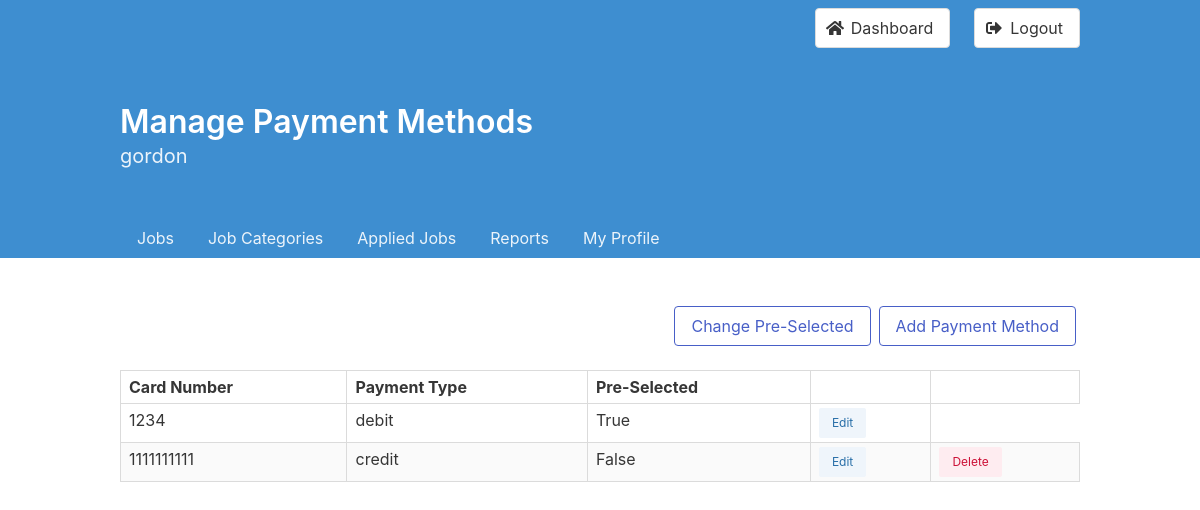
The app's page /managePaymentMethods (signed in) with its own data.
### tables this page shows
CREATE TABLE Payment_Methods
(
    paymentMethodID int                      NOT NULL AUTO_INCREMENT PRIMARY KEY,
    userID          varchar(255)             NOT NULL,
    isPreSelected   boolean                  NOT NULL,
    paymentType     enum ('credit', 'debit') NOT NULL,
    cardNumber      bigint                   NOT NULL,
    FOREIGN KEY (userID) REFERENCES Users (userID) ON DELETE CASCADE
);

### controller/managePaymentMethods.php (called while the page is built, shortened)
<?php
require "model/PaymentMethod.php";
class ManagePaymentMethodsController
{
  public $paymentMethod;
  public function __construct()
  {
    $this->paymentMethod = new PaymentMethod();
  }
  public function invoke()
  {
    $paymentMethods = $this->paymentMethod->getPaymentMethodsOf($_SESSION['username']);
    include 'view/managePaymentMethods.php';
  }
}

### model/Database.php (called while the page is built, shortened)
<?php
class Database
{
  private $_host = '127.0.0.1';
  private $_user = 'gxc353_1';
  private $_pass = 'temp_password';
  private $_name = 'gxc353_1';
  private $_databaseHandler;
  private $_statement;
  public function __construct()
  {
    $dsn = 'mysql:host=' . $this->_host . ';dbname=' . $this->_name;
    $options = [
      PDO::ATTR_EMULATE_PREPARES => false,
      PDO::ATTR_ERRMODE => PDO::ERRMODE_EXCEPTION,
      PDO::ATTR_PERSISTENT => true,
    ];
    try {
      $this->_databaseHandler = new PDO($dsn, $this->_user, $this->_pass, $options);
    } catch (PDOException $e) {
      $this->_error = $e->getMessage();
      echo "<p class=\"has-text-black has-background-warning\">$this->_error</p>";
    }
  }
  public function query($sql)
  {
    $this->_statement = $this->_databaseHandler->prepare($sql);
  }
  public function bind($param, $value, $type = null)
  {
    $this->_statement->bindValue($param, $value, $type);
  }
  public function execute()
  {
    try {
      return $this->_statement->execute();
    } catch (PDOException $e) {
      echo "<p class=\"has-text-black has-background-warning\">{$e->getMessage()}</p>";
    }
  }
  public function fetchAll()
  {
    $this->execute();
    return $this->_statement->fetchAll(PDO::FETCH_OBJ);
  }
}

### model/PaymentMethod.php (called while the page is built, shortened)
<?php
require_once "model/Database.php";
class PaymentMethod
{
  private $_db;
  public function __construct()
  {
    $this->_db = new Database();
  }
  public function getPaymentMethodsOf($username)
  {
    $sql = "SELECT paymentMethodID, isPreSelected, paymentType, cardNumber
    FROM Payment_Methods
    WHERE userID = :username";
    $this->_db->query($sql);
    $this->_db->bind(':username', $username, PDO::PARAM_STR);
    return $this->_db->fetchAll();
  }
}

### view/managePaymentMethods.php (the view, shortened to what this page needs)
<head>
</head>
<body>
  <?php
  require "templates/hero.php";
  ?>
  <section class="section">
    <div class="container">
      <div class="buttons is-right">
        <?php if (isset($paymentMethods) && count($paymentMethods) > 1) : ?>
          <button class="button is-link is-outlined is-right" id="change-pre-selected-btn">Change Pre-Selected</button>
        <?php endif; ?>
        <button class="button is-link is-outlined is-right" id="add-payment-btn">Add Payment Method</button>
      </div>
      <table class="table is-bordered is-striped is-narrow is-hoverable is-fullwidth">
        <thead>
          <tr>
            <th>Card Number</th>
            <th>Payment Type</th>
            <th>Pre-Selected</th>
            <th></th>
            <?php if (isset($paymentMethods) && count($paymentMethods) > 1) : ?>
              <th></th>
            <?php endif; ?>
          </tr>
        </thead>
        <tbody>
          <?php
          if (isset($paymentMethods)) {
            foreach ($paymentMethods as $index => $obj) {
              echo '<tr>';
              echo "<td>$obj->cardNumber</td>";
              echo "<td>$obj->paymentType</td>";
              if ($obj->isPreSelected) {
                echo "<td>True</td>";
              } else {
                echo "<td>False</td>";
              }
              echo '<td>';
              echo "<a class=\"button is-small is-info is-light\" href=\"managePaymentMethods?updatePaymentMethod=$obj->paymentMethodID\">";
              echo 'Edit';
              echo '</a>';
              echo '</td>';
              if (!$obj->isPreSelected && count($paymentMethods) > 1) {
                echo '<td>';
                echo "<a class=\"button is-small is-danger is-light\" href=\"managePaymentMethods?deletePaymentMethod=$obj->paymentMethodID\">";
                echo 'Delete';
                echo '</a>';
                echo '</td>';
              }
              echo '</tr>';
            }
          }
          ?>
        </tbody>
      </table>
    </div>
  </section>
</body>
</html>

### records on screen
payment_methods: cardNumber "1234", paymentType "debit", isPreSelected "True"
payment_methods: cardNumber "1111111111", paymentType "credit", isPreSelected "False"

### other values on screen
$heroTitle "Manage Payment Methods"
$_SESSION["username"] "gordon"
